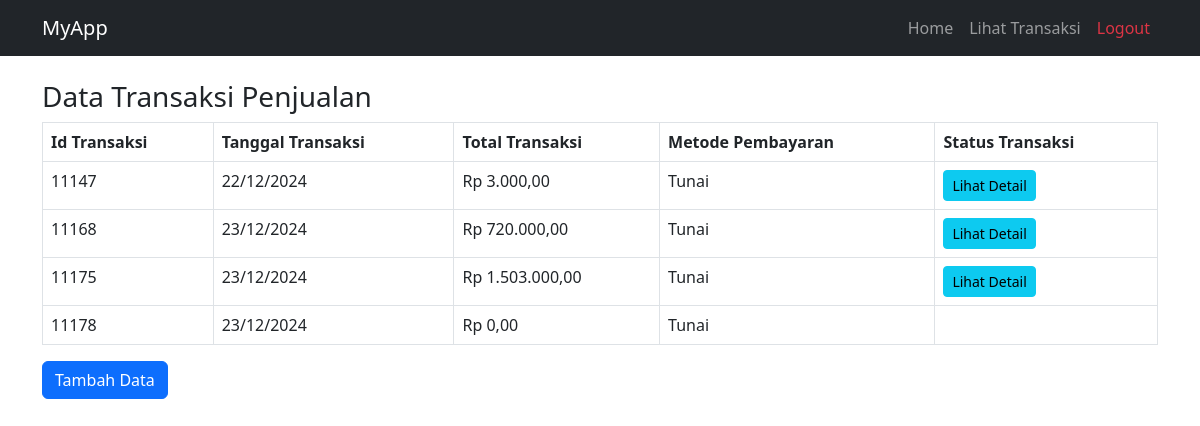
Screenshot of /code/view_transaksi.php with the database file from the repository.
### tables this page shows
CREATE TABLE `transaksi_penjualan_produk`  (
  `Id_trans_penjualan_produk` int NOT NULL AUTO_INCREMENT,
  `Metode_penjualan` varchar(20) NULL DEFAULT NULL,
  `Tgl_penjualan` date NULL DEFAULT NULL,
  `total_bayar` int NULL DEFAULT NULL,
  `Id_produk` int NULL DEFAULT NULL,
  `Jumlah` int NULL DEFAULT NULL,
  PRIMARY KEY (`Id_trans_penjualan_produk`) USING BTREE,
  INDEX `fk_transaksi_penjualan_produk`(`Id_produk` ASC) USING BTREE,
  CONSTRAINT `fk_transaksi_penjualan_produk` FOREIGN KEY (`Id_produk`) REFERENCES `produk` (`Id_produk`) ON DELETE RESTRICT ON UPDATE RESTRICT
);

### code/koneksi.php (called while the page is built, shortened)
<?php
$conn = mysqli_connect("localhost", "root", "", "klinik_kecantikan_2");
function tampil($query) {
    global $conn;
    $result = mysqli_query($conn, $query);
    $rows = [];
    while ($row = mysqli_fetch_assoc($result)) {
        $rows[] = $row;
    }
    return $rows;
}
function formatRp($angka) {
    return "Rp " . number_format($angka, 2, ',', '.');
}

### code/view_transaksi.php (the view, shortened to what this page needs)
<?php
require 'koneksi.php';
$query = "SELECT t.id_trans_penjualan_produk, t.tgl_penjualan, t.total_bayar, t.metode_penjualan
          FROM transaksi_penjualan_produk t
          ORDER BY t.id_trans_penjualan_produk ASC";
$trns = tampil($query);
?>
<html>
<head>
   <link href="https://cdn.jsdelivr.net/npm/bootstrap@5.3.0/dist/css/bootstrap.min.css" rel="stylesheet">
</head>
<body>
<nav class="navbar navbar-expand-lg navbar-dark bg-dark">
        <div class="container">
            <a class="navbar-brand" href="#">MyApp</a>
            <div class="collapse navbar-collapse" id="navbarNav">
                <ul class="navbar-nav ms-auto">
                    <li class="nav-item">
                        <a class="nav-link" href="index.php">Home</a>
                    </li>
                    <li class="nav-item">
                        <a class="nav-link" href="view_transaksi.php">Lihat Transaksi</a>
                    </li>
                    <li class="nav-item">
                        <a class="nav-link text-danger" href="logout.php">Logout</a>
                    </li>
                </ul>
            </div>
        </div>
    </nav>
    <div class="container mt-4">
        <h3>Data Transaksi Penjualan</h3>
        <table class="table table-bordered table-hover">
            <thead>
                <tr>
                    <th>Id Transaksi</th>
                    <th>Tanggal Transaksi</th>
                    <th>Total Transaksi</th>
                    <th>Metode Pembayaran</th>
                    <th>Status Transaksi</th>
                </tr>
            </thead>
            <tbody>
                <?php if (empty($trns)): ?>
                    <tr>
                        <td colspan="5" class="text-center">Tidak ada data transaksi</td>
                    </tr>
                <?php else: ?>
                    <?php foreach ($trns as $data): ?>
                        <tr>
                            <td><?= htmlspecialchars($data['id_trans_penjualan_produk']) ?></td>
                            <td><?= ($data['tgl_penjualan'] != '0000-00-00') ? date('d/m/Y', strtotime($data['tgl_penjualan'])) : '-' ?></td>
                            <td class="text-right"><?= formatRp($data['total_bayar']) ?></td>
                            <td><?= htmlspecialchars($data['metode_penjualan']) ?></td>
                            <td>
                                <?php if ($data['total_bayar'] > 0): ?>
                                    <a href="detailtransaksi.php?id=<?= $data['id_trans_penjualan_produk'] ?>"
                                       class="btn btn-sm btn-info">Lihat Detail</a>
                                <?php else: ?>
                                    <span class="badge badge-warning">Belum Selesai</span>
                                <?php endif; ?>
                            </td>
                        </tr>
                    <?php endforeach; ?>
                <?php endif; ?>
            </tbody>
        </table>
        <div class="mt-3">
            <a href="form.php" class="btn btn-primary">Tambah Data</a>
        </div>
    </div>
</body>
</html>

### rows the page displays
transaksi_penjualan_produk: Id_trans_penjualan_produk "11147", Tgl_penjualan "22/12/2024", total_bayar "Rp 3.000,00", Metode_penjualan "Tunai"
transaksi_penjualan_produk: Id_trans_penjualan_produk "11168", Tgl_penjualan "23/12/2024", total_bayar "Rp 720.000,00", Metode_penjualan "Tunai"
transaksi_penjualan_produk: Id_trans_penjualan_produk "11175", Tgl_penjualan "23/12/2024", total_bayar "Rp 1.503.000,00", Metode_penjualan "Tunai"
transaksi_penjualan_produk: Id_trans_penjualan_produk "11178", Tgl_penjualan "23/12/2024", total_bayar "Rp 0,00", Metode_penjualan "Tunai"
